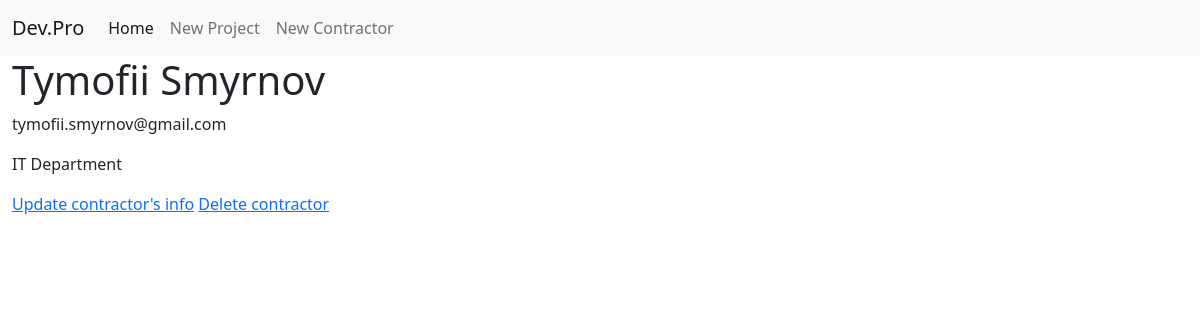
/contractor/1/, run on the app's committed database.
### accounts/models.py (models this page shows, shortened)
class Contractor(models.Model):
    name = models.CharField(max_length=200)
    last_name = models.CharField(max_length=200)
    email = models.EmailField()
    project = models.ForeignKey(Project, on_delete=models.CASCADE, default=None)

class Project(models.Model):
    name = models.CharField(max_length=200)
    description = models.TextField()
    def __str__(self):
        return self.name

### accounts/views.py (the view)
# urls.py: path('contractor/<pk>/', views.ContractorDetailView.as_view(), name='contractor-detail'),
class ContractorDetailView(DetailView):
    model = Contractor

### templates/accounts/contractor_detail.html
{% extends 'accounts/base.html' %}
{% block body_block %}
    {% if contractor %}
        <h1>{{ contractor.name }} {{ contractor.last_name }}</h1>
        <p>{{ contractor.email }}</p>
        <p>{{ contractor.project }}</p>
    {% else %}
        <p>There's no such contractor</p>
    {% endif %}
    <a href="{% url 'contractor-update' contractor.pk %}">Update contractor's info</a>
    <a href="{% url 'contractor-delete' contractor.pk %}">Delete contractor</a>
{% endblock %}

### data on the page
Contractor: name "Tymofii", last_name "Smyrnov", email "tymofii.smyrnov@gmail.com", project "IT Department"
